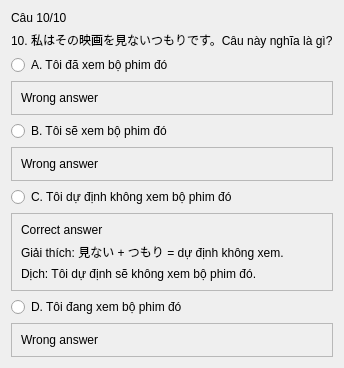
               <widget class="QWidget" name="page_8">
                <layout class="QVBoxLayout" name="verticalLayout_4">
                 <item>
                  <widget class="QLabel" name="label_56">
                   <property name="text">
                    <string>Câu 10/10</string>
                   </property>
                  </widget>
                 </item>
                 <item>
                  <widget class="QLabel" name="label_57">
                   <property name="text">
                    <string>10. 私はその映画を見ないつもりです。Câu này nghĩa là gì?</string>
                   </property>
                  </widget>
                 </item>
                 <item>
                  <widget class="QRadioButton" name="radioButton_29">
                   <property name="text">
                    <string>A. Tôi đã xem bộ phim đó</string>
                   </property>
                  </widget>
                 </item>
                 <item>
                  <widget class="QFrame" name="frame_37">
                   <property name="frameShape">
                    <enum>QFrame::StyledPanel</enum>
                   </property>
                   <property name="frameShadow">
                    <enum>QFrame::Raised</enum>
                   </property>
                   <layout class="QVBoxLayout" name="verticalLayout_45">
                    <item>
                     <widget class="QLabel" name="label_73">
                      <property name="text">
                       <string>Wrong answer</string>
                      </property>
                     </widget>
                    </item>
                   </layout>
                  </widget>
                 </item>
                 <item>
                  <widget class="QRadioButton" name="radioButton_30">
                   <property name="text">
                    <string>B. Tôi sẽ xem bộ phim đó</string>
                   </property>
                  </widget>
                 </item>
                 <item>
                  <widget class="QFrame" name="frame_38">
                   <property name="frameShape">
                    <enum>QFrame::StyledPanel</enum>
                   </property>
                   <property name="frameShadow">
                    <enum>QFrame::Raised</enum>
                   </property>
                   <layout class="QVBoxLayout" name="verticalLayout_44">
                    <item>
                     <widget class="QLabel" name="label_74">
                      <property name="text">
                       <string>Wrong answer</string>
                      </property>
                     </widget>
                    </item>
                   </layout>
                  </widget>
                 </item>
                 <item>
                  <widget class="QRadioButton" name="radioButton_31">
                   <property name="text">
                    <string>C. Tôi dự định không xem bộ phim đó</string>
                   </property>
                  </widget>
                 </item>
                 <item>
                  <widget class="QFrame" name="frame_39">
                   <property name="frameShape">
                    <enum>QFrame::StyledPanel</enum>
                   </property>
                   <property name="frameShadow">
                    <enum>QFrame::Raised</enum>
                   </property>
                   <layout class="QVBoxLayout" name="verticalLayout_42">
                    <item>
                     <widget class="QLabel" name="label_70">
                      <property name="text">
                       <string>Correct answer</string>
                      </property>
                     </widget>
                    </item>
                    <item>
                     <widget class="QLabel" name="label_72">
                      <property name="text">
                       <string>Giải thích: 見ない + つもり = dự định không xem.</string>
                      </property>
                     </widget>
                    </item>
                    <item>
                     <widget class="QLabel" name="label_71">
                      <property name="text">
                       <string>Dịch: Tôi dự định sẽ không xem bộ phim đó.</string>
                      </property>
                     </widget>
                    </item>
                   </layout>
                  </widget>
                 </item>
                 <item>
                  <widget class="QRadioButton" name="radioButton_32">
                   <property name="text">
                    <string>D. Tôi đang xem bộ phim đó</string>
                   </property>
                  </widget>
                 </item>
                 <item>
                  <widget class="QFrame" name="frame_40">
                   <property name="frameShape">
                    <enum>QFrame::StyledPanel</enum>
                   </property>
                   <property name="frameShadow">
                    <enum>QFrame::Raised</enum>
                   </property>
                   <layout class="QVBoxLayout" name="verticalLayout_43">
                    <item>
                     <widget class="QLabel" name="label_75">
                      <property name="text">
                       <string>Wrong answer</string>
                      </property>
                     </widget>
                    </item>
                   </layout>
                  </widget>
                 </item>
                </layout>
               </widget>
